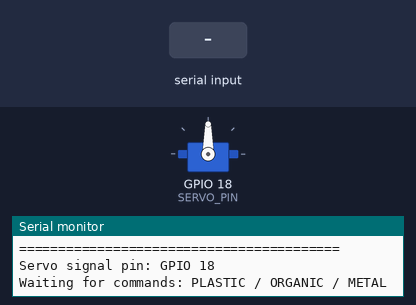
Bench run of a sketch on a simulated ESP32. On the bench: servo, the last lines printed to the serial monitor. The inputs (shaded band) are chosen by the test bench.

Above: at 2.7 s.
2.8 s: "PLASTIC\n" received over Serial
At 4.6 s:
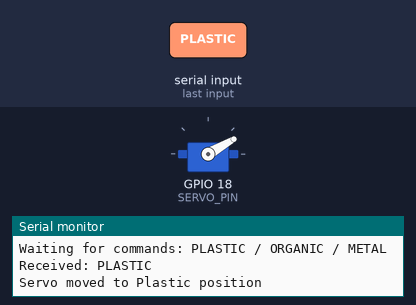
5.2 s: "METAL\n" received over Serial
At 7.9 s:
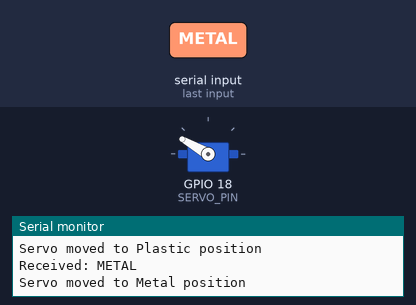
8.2 s: "ORGANIC\n" received over Serial
At 8.66 s:
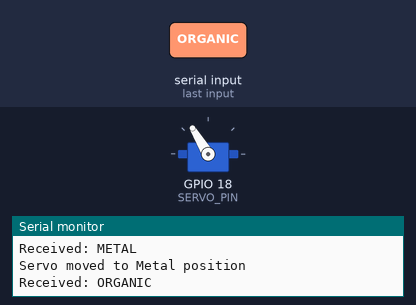
Timing chart, 0 to 11.2 s (numbered marks = the images above; inputs shaded):
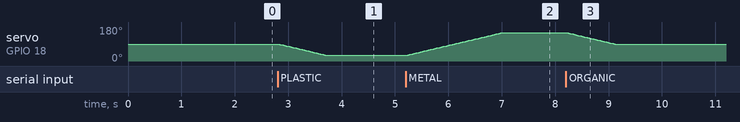

The sketch:

esp32_servo_sorting.ino
```cpp
/*
  =========================================================
  PHASE 7 - ESP32 + SERVO SORTING GATE CONTROL
  AI-Based Smart Drainage Waste Detection and Automatic
  Segregation System

  PIPELINE:
  Python (Phase 4/5 detection)
      -> USB Serial (Phase 6)
      -> ESP32 receives category text (this phase)
      -> Servo rotates sorting gate to correct position
      -> Waste falls into the correct container

  This sketch listens for one of three text commands sent
  over USB Serial from the existing Phase 6 Python program:

      PLASTIC
      ORGANIC
      METAL

  On receiving a valid command, it rotates a single servo
  motor (acting as the sorting flap/gate) to the angle
  configured for that category, then prints a confirmation
  message back over Serial.

  This phase does NOT modify Phases 1-6 and does NOT add
  any extra sensors, pumps, or actuators - only the sorting
  servo described in the project goal.
  =========================================================
*/

#include <ESP32Servo.h>

// ==========================================================
// EASY-TO-EDIT SETTINGS
// ==========================================================

// Change this if you wire the servo to a different GPIO pin
#define SERVO_PIN 18

// Servo angle for each waste category.
// Adjust these to match the real physical position of your
// sorting gate for each container (see README.md, section 11).
int PLASTIC_ANGLE = 30;
int ORGANIC_ANGLE = 90;
int METAL_ANGLE   = 150;

// Optional: a neutral/idle angle the gate returns to (or
// stays at) when no valid command has been received yet.
// Set equal to ORGANIC_ANGLE, or any angle you prefer.
int IDLE_ANGLE = 90;

// Motion smoothing settings (keeps movement gentle instead
// of a sudden snap, same idea as servo_test.ino)
const int STEP_DEGREES = 1;
const int STEP_DELAY_MS = 15;

// ==========================================================

Servo sortingServo;
int currentAngle = IDLE_ANGLE;

// Buffer used to build up an incoming line of text from
// Serial until a newline character is received.
String inputBuffer = "";

// Moves the servo gradually to the target angle instead of
// snapping instantly, which is gentler on the servo and the
// physical gate mechanism.
void moveServoTo(int targetAngle) {
  if (targetAngle == currentAngle) {
    return; // already there, nothing to do
  }

  if (targetAngle > currentAngle) {
    for (int pos = currentAngle; pos <= targetAngle; pos += STEP_DEGREES) {
      sortingServo.write(pos);
      delay(STEP_DELAY_MS);
    }
  } else {
    for (int pos = currentAngle; pos >= targetAngle; pos -= STEP_DEGREES) {
      sortingServo.write(pos);
      delay(STEP_DELAY_MS);
    }
  }

  currentAngle = targetAngle;
}

// Handles one fully-received command line (already trimmed
// of whitespace/newline characters).
void handleCommand(String command) {
  command.trim();
  command.toUpperCase();

  if (command.length() == 0) {
    // Ignore empty lines (e.g. stray newline characters)
    return;
  }

  Serial.print("Received: ");
  Serial.println(command);

  if (command == "PLASTIC") {
    moveServoTo(PLASTIC_ANGLE);
    Serial.println("Servo moved to Plastic position");
  } else if (command == "ORGANIC") {
    moveServoTo(ORGANIC_ANGLE);
    Serial.println("Servo moved to Organic position");
  } else if (command == "METAL") {
    moveServoTo(METAL_ANGLE);
    Serial.println("Servo moved to Metal position");
  } else {
    // Handle invalid/unrecognized commands safely -
    // do not move the servo, just report the problem.
    Serial.print("Unknown command ignored: ");
    Serial.println(command);
  }

  Serial.println();
}

void setup() {
  Serial.begin(115200);
  delay(500);

  Serial.println("=========================================");
  Serial.println("Phase 7 - ESP32 Servo Sorting Gate Control");
  Serial.println("=========================================");
  Serial.print("Servo signal pin: GPIO ");
  Serial.println(SERVO_PIN);
  Serial.println("Waiting for commands: PLASTIC / ORGANIC / METAL");
  Serial.println();

  // Allow standard PWM timers to be used for the servo
  ESP32PWM::allocateTimer(0);

  sortingServo.setPeriodHertz(50); // standard 50Hz servo signal
  sortingServo.attach(SERVO_PIN, 500, 2400); // min/max pulse width in microseconds
                                              // (typical safe range for most hobby servos)

  // Move to the idle/starting position
  sortingServo.write(currentAngle);
  delay(1000);
}

void loop() {
  // Read characters as they arrive and build up a line.
  // Commands are terminated by a newline character ('\n'),
  // matching the Phase 6 Python program's serial writes.
  while (Serial.available() > 0) {
    char incomingChar = Serial.read();

    if (incomingChar == '\n') {
      handleCommand(inputBuffer);
      inputBuffer = ""; // reset for the next command
    } else if (incomingChar != '\r') {
      // Ignore carriage return characters; append everything else
      inputBuffer += incomingChar;
    }
  }
}
```

Measured:
- after the input at 2.8 s, servo on GPIO 18 (SERVO_PIN): moves from 90° to 30° over 0.90 s, starting at once
- after the input at 5.2 s, servo on GPIO 18 (SERVO_PIN): moves from 30° to 150° over 1.8 s, starting at once
- after the input at 8.2 s, servo on GPIO 18 (SERVO_PIN): moves from 150° to 90° over 0.90 s, starting at once
